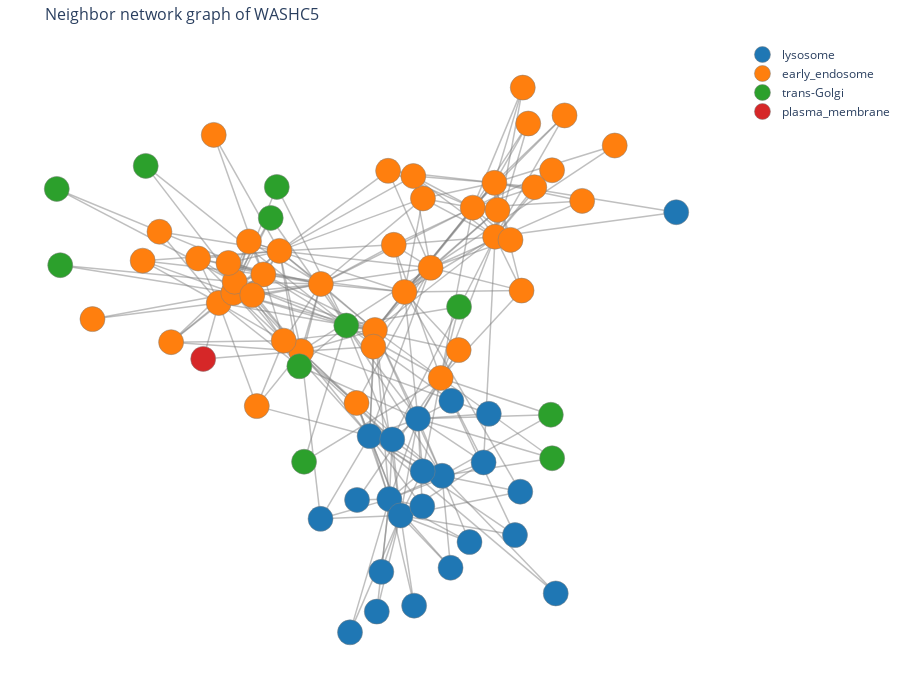

This figure's notebook cell:
### Markdown cell above
### Render the graph as a plotly figure

### Code cell
# convert the graph to node and edge "traces" that can be plotted by plotly
node_trace, edge_trace, category_color_map = prepare_plotly_network_graph(G, annot_dict, node_color_by, category_colors)

fig = go.Figure(
    data=[edge_trace, node_trace],
    layout=go.Layout(
        title=f"Neighbor network graph of {gene}",
        titlefont_size=16,
        height=700,
        hovermode="closest",
        margin=dict(b=20, l=5, r=5, t=40),
        xaxis=dict(showgrid=False, zeroline=False, showticklabels=False),
        yaxis=dict(showgrid=False, zeroline=False, showticklabels=False),
    ),
)

if node_color_by == "compartment":  # this block of code adds the legend
    for category, color in category_color_map.items():
        fig.add_trace(
            go.Scatter(
                x=[None],
                y=[None],
                mode="markers",
                marker=dict(color=color, size=10),
                name=category,
                showlegend=True,
            )
        )

######################
# cutomize the figure#
######################
# update node style
fig.update_traces(marker=dict(size=25, line_width=1))  # line_width is the border width
# update edge style
edge_color = "grey"
edge_alpha = 0.5
fig.update_traces(line=dict(width=1.5, color=convert_color_to_rgba(edge_color, edge_alpha)))  # width is the edge width, color is the edge color
# white background
fig.update_layout(plot_bgcolor="white")
# uncomment the line below if you want to remove protein names from display
fig.data[1].update(mode="markers")

# save figure to file
# fig.write_html(f"{gene}_neighbor_graph.html")
# fig.write_image(f"{gene}_neighbor_graph.pdf")

# display the figure
fig.show()

### Figure 1 — Plotly figure (JSON) as saved in the notebook; plotly's stock layout.template omitted (floating-point values rounded to 4 significant figures; data arrays with more than 128 entries replaced by an {"elided": "..."} marker saying what was removed)
{"data": [{"hoverinfo": "none", "line": {"color": "rgba(128, 128, 128, 0.5)", "width": 1.5}, "marker": {"line": {"width": 1}, "size": 25}, "mode": "lines", "showlegend": false, "type": "scatter", "x": {"elided": "852 float values"}, "y": {"elided": "852 float values"}}, {"customdata": ["trans-Golgi", "early_endosome", "early_endosome", "early_endosome", "lysosome", "early_endosome", "lysosome", "early_endosome", "early_endosome", "early_endosome", "early_endosome", "early_endosome", "lysosome", "early_endosome", "early_endosome", "early_endosome", "early_endosome", "early_endosome", "early_endosome", "lysosome", "lysosome", "trans-Golgi", "trans-Golgi", "early_endosome", "trans-Golgi", "trans-Golgi", "lysosome", "trans-Golgi", "lysosome", "trans-Golgi", "early_endosome", "early_endosome", "early_endosome", "early_endosome", "early_endosome", "early_endosome", "early_endosome", "early_endosome", "lysosome", "lysosome", "lysosome", "early_endosome", "lysosome", "lysosome", "lysosome", "lysosome", "lysosome", "lysosome", "lysosome", "lysosome", "lysosome", "early_endosome", "plasma_membrane", "early_endosome", "early_endosome", "lysosome", "trans-Golgi", "trans-Golgi", "early_endosome", "early_endosome", "early_endosome", "early_endosome", "early_endosome", "early_endosome", "trans-Golgi", "early_endosome", "lysosome", "early_endosome", "early_endosome", "early_endosome", "early_endosome", "early_endosome", "lysosome", "lysosome", "early_endosome", "early_endosome", "trans-Golgi"], "hoverinfo": "text", "hovertemplate": "%{text}<br># of connections: %{hovertext}<br>%{customdata}", "hovertext": ["17", "20", "19", "15", "18", "17", "18", "16", "16", "17", "18", "19", "14", "17", "18", "19", "19", "14", "17", "18", "17", "3", "2", "4", "7", "2", "9", "2", "3", "2", "8", "7", "7", "7", "6", "6", "5", "5", "3", "2", "4", "7", "2", "2", "2", "6", "3", "5", "2", "4", "3", "3", "2", "4", "5", "2", "3", "3", "4", "5", "4", "3", "2", "4", "2", "2", "3", "2", "3", "3", "3", "3", "2", "2", "2", "2", "2"], "line": {"color": "rgba(128, 128, 128, 0.5)", "width": 1.5}, "marker": {"color": ["#2ca02c", "#ff7f0e", "#ff7f0e", "#ff7f0e", "#1f77b4", "#ff7f0e", "#1f77b4", "#ff7f0e", "#ff7f0e", "#ff7f0e", "#ff7f0e", "#ff7f0e", "#1f77b4", "#ff7f0e", "#ff7f0e", "#ff7f0e", "#ff7f0e", "#ff7f0e", "#ff7f0e", "#1f77b4", "#1f77b4", "#2ca02c", "#2ca02c", "#ff7f0e", "#2ca02c", "#2ca02c", "#1f77b4", "#2ca02c", "#1f77b4", "#2ca02c", "#ff7f0e", "#ff7f0e", "#ff7f0e", "#ff7f0e", "#ff7f0e", "#ff7f0e", "#ff7f0e", "#ff7f0e", "#1f77b4", "#1f77b4", "#1f77b4", "#ff7f0e", "#1f77b4", "#1f77b4", "#1f77b4", "#1f77b4", "#1f77b4", "#1f77b4", "#1f77b4", "#1f77b4", "#1f77b4", "#ff7f0e", "#d62728", "#ff7f0e", "#ff7f0e", "#1f77b4", "#2ca02c", "#2ca02c", "#ff7f0e", "#ff7f0e", "#ff7f0e", "#ff7f0e", "#ff7f0e", "#ff7f0e", "#2ca02c", "#ff7f0e", "#1f77b4", "#ff7f0e", "#ff7f0e", "#ff7f0e", "#ff7f0e", "#ff7f0e", "#1f77b4", "#1f77b4", "#ff7f0e", "#ff7f0e", "#2ca02c"], "line": {"width": 1}, "size": 25}, "mode": "markers", "showlegend": false, "text": ["TBC1D5", "WASHC5", "WASHC4", "WASH3P", "VPS11", "NISCH", "DENND11", "ANKFY1", "WASHC2A", "PIKFYVE", "VPS26C", "COMMD10", "VPS18", "VPS35L", "VAC14", "VPS26B", "VPS26A", "EEA1", "FKBP15", "VPS16", "HGS", "SNX30", "ANKRD27", "SORL1", "SPG21", "MTMR6", "RMC1", "SNX7", "FIG4", "SNX8", "SNX27", "VPS29", "VPS35", "ENTR1", "SNX12", "WASHC3", "CCDC22", "TRIM14", "LAMTOR5", "CCZ1B", "TOM1", "STAM", "VPS33A", "GDAP2", "VPS39", "BLOC1S2", "BORCS6", "BLOC1S1", "SNX11", "TOLLIP", "BORCS5", "CHMP4B", "MYO6", "RUFY1", "ABCC5", "ARL8A", "DTNBP1", "BLOC1S5", "COMMD9", "ZFYVE21", "COMMD2", "COMMD1", "COMMD4", "SLC12A9", "DNAJC13", "SNX3", "AP3B1", "COMMD3-BMI1", "CCDC93", "COMMD7", "WASHC2C", "DENND10", "KLHL9", "LGMN", "ATP6V1C1", "ATP6V1G1", "CLCN3"], "textposition": "top center", "type": "scatter", "x": [-0.09544, -0.006958, -0.174, 0.08443, 0.03775, -0.235, 0.1262, 0.1653, -0.352, 0.1966, 0.2957, 0.3648, 0.2008, 0.3627, -0.4899, -0.4448, -0.3023, -0.289, -0.4406, 0.07237, -0.02329, -0.3291, -0.3103, 0.2522, -0.2406, 0.2533, 0.04668, -0.226, 0.2297, -0.7157, -0.46, -0.3861, -0.3965, 0.05142, -0.5538, 0.1417, 0.3723, 0.4467, 0.4426, 0.01297, 0.1396, -0.0637, 0.1143, -0.06216, -0.001075, 0.1408, 0.2271, 0.3292, -0.08392, -0.1751, 0.2857, -0.01179, -0.538, -0.3722, -0.6372, 0.3454, 0.5412, 0.5372, 0.4125, 0.1119, 0.03391, 0.634, 0.7348, -0.7252, -0.9908, -0.5054, 0.4263, 0.541, 0.4861, 0.4504, 0.5796, 0.4673, 0.925, 0.5523, -0.6732, -0.8804, -0.9801], "y": [0.03327, 0.01824, 0.1732, 0.1463, -0.5512, -0.05326, -0.2804, 0.2277, 0.2055, -0.1435, 0.4302, 0.3322, -0.4727, 0.5138, 0.109, 0.1428, 0.2846, -0.01761, 0.1808, -0.6062, -0.339, 0.3955, 0.4999, -0.04938, -0.104, 0.09629, -0.3503, -0.4253, -0.2203, 0.5707, 0.2439, 0.1358, 0.3166, 0.305, 0.2591, 0.4613, 0.4226, 0.1508, -0.5263, -0.7962, -0.5755, -0.2277, -0.91, -0.5541, -0.9301, -0.4574, -0.7825, -0.4277, -1, -0.6177, -0.6959, -0.0379, -0.07918, -0.2381, -0.02276, -0.264, -0.4137, -0.2673, 0.3217, 0.5367, 0.5542, 0.4529, 0.6394, 0.2517, 0.4932, 0.6752, -0.6724, 0.5561, 0.499, 0.8343, 0.7407, 0.7134, 0.4148, -0.8689, 0.349, 0.05489, 0.2364]}, {"line": {"color": "rgba(128, 128, 128, 0.5)", "width": 1.5}, "marker": {"color": "#1f77b4", "line": {"width": 1}, "size": 25}, "mode": "markers", "name": "lysosome", "showlegend": true, "type": "scatter", "x": [null], "y": [null]}, {"line": {"color": "rgba(128, 128, 128, 0.5)", "width": 1.5}, "marker": {"color": "#ff7f0e", "line": {"width": 1}, "size": 25}, "mode": "markers", "name": "early_endosome", "showlegend": true, "type": "scatter", "x": [null], "y": [null]}, {"line": {"color": "rgba(128, 128, 128, 0.5)", "width": 1.5}, "marker": {"color": "#2ca02c", "line": {"width": 1}, "size": 25}, "mode": "markers", "name": "trans-Golgi", "showlegend": true, "type": "scatter", "x": [null], "y": [null]}, {"line": {"color": "rgba(128, 128, 128, 0.5)", "width": 1.5}, "marker": {"color": "#d62728", "line": {"width": 1}, "size": 25}, "mode": "markers", "name": "plasma_membrane", "showlegend": true, "type": "scatter", "x": [null], "y": [null]}], "layout": {"height": 700, "hovermode": "closest", "margin": {"b": 20, "l": 5, "r": 5, "t": 40}, "plot_bgcolor": "white", "title": {"font": {"size": 16}, "text": "Neighbor network graph of WASHC5"}, "xaxis": {"showgrid": false, "showticklabels": false, "zeroline": false}, "yaxis": {"showgrid": false, "showticklabels": false, "zeroline": false}}}
